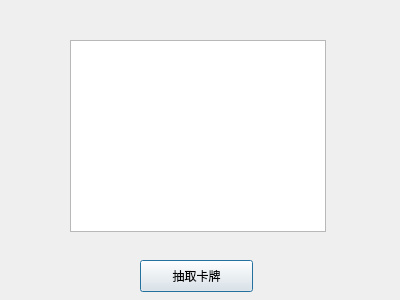
<?xml version="1.0" encoding="UTF-8"?>
<ui version="4.0">
 <class>drawcard</class>
 <widget class="QDialog" name="drawcard">
  <property name="geometry">
   <rect>
    <x>0</x>
    <y>0</y>
    <width>400</width>
    <height>300</height>
   </rect>
  </property>
  <property name="windowTitle">
   <string>Dialog</string>
  </property>
  <widget class="QPushButton" name="pushButton">
   <property name="geometry">
    <rect>
     <x>140</x>
     <y>260</y>
     <width>113</width>
     <height>32</height>
    </rect>
   </property>
   <property name="text">
    <string>抽取卡牌</string>
   </property>
  </widget>
  <widget class="QGraphicsView" name="graphicsView">
   <property name="geometry">
    <rect>
     <x>70</x>
     <y>40</y>
     <width>256</width>
     <height>192</height>
    </rect>
   </property>
  </widget>
 </widget>
 <resources/>
 <connections/>
</ui>
